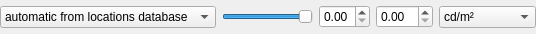
<?xml version="1.0" encoding="UTF-8"?>
<ui version="4.0">
 <class>lightPollutionWidget</class>
 <widget class="QWidget" name="lightPollutionWidget">
  <property name="geometry">
   <rect>
    <x>0</x>
    <y>0</y>
    <width>536</width>
    <height>34</height>
   </rect>
  </property>
  <property name="sizePolicy">
   <sizepolicy hsizetype="Expanding" vsizetype="Preferred">
    <horstretch>1</horstretch>
    <verstretch>0</verstretch>
   </sizepolicy>
  </property>
  <property name="windowTitle">
   <string>Form</string>
  </property>
  <layout class="QHBoxLayout" name="horizontalLayout">
   <property name="leftMargin">
    <number>0</number>
   </property>
   <property name="topMargin">
    <number>0</number>
   </property>
   <property name="rightMargin">
    <number>0</number>
   </property>
   <property name="bottomMargin">
    <number>0</number>
   </property>
   <item>
    <widget class="QComboBox" name="modeCB">
     <item>
      <property name="text">
       <string>automatic from locations database</string>
      </property>
     </item>
     <item>
      <property name="text">
       <string>manual</string>
      </property>
     </item>
     <item>
      <property name="text">
       <string>manual from SQM</string>
      </property>
     </item>
    </widget>
   </item>
   <item>
    <spacer name="horizontalSpacer">
     <property name="orientation">
      <enum>Qt::Horizontal</enum>
     </property>
     <property name="sizeHint" stdset="0">
      <size>
       <width>0</width>
       <height>0</height>
      </size>
     </property>
    </spacer>
   </item>
   <item>
    <widget class="QSlider" name="manualSlider">
     <property name="sizePolicy">
      <sizepolicy hsizetype="Expanding" vsizetype="Fixed">
       <horstretch>1</horstretch>
       <verstretch>0</verstretch>
      </sizepolicy>
     </property>
     <property name="minimum">
      <number>-999999999</number>
     </property>
     <property name="maximum">
      <number>0</number>
     </property>
     <property name="orientation">
      <enum>Qt::Horizontal</enum>
     </property>
    </widget>
   </item>
   <item>
    <widget class="QDoubleSpinBox" name="fromSQMmag_SB">
     <property name="decimals">
      <number>2</number>
     </property>
     <property name="maximum">
      <double>0.990000000000000</double>
     </property>
     <property name="singleStep">
      <double>0.100000000000000</double>
     </property>
    </widget>
   </item>
   <item>
    <widget class="LogarithmicSpinBox" name="fromSQMcdm2_logSB"/>
   </item>
   <item>
    <widget class="QComboBox" name="unitCB">
     <property name="currentText">
      <string comment="unit measurement">cd/m²</string>
     </property>
     <item>
      <property name="text">
       <string>cd/m²</string>
      </property>
     </item>
     <item>
      <property name="text">
       <string>mcd/m²</string>
      </property>
     </item>
     <item>
      <property name="text">
       <string>μcd/m²</string>
      </property>
     </item>
     <item>
      <property name="text">
       <string>mag/arcsec²</string>
      </property>
     </item>
    </widget>
   </item>
  </layout>
 </widget>
 <customwidgets>
  <customwidget>
   <class>LogarithmicSpinBox</class>
   <extends>QDoubleSpinBox</extends>
   <header>LogarithmicSpinBox.hpp</header>
  </customwidget>
 </customwidgets>
 <resources/>
 <connections/>
</ui>
